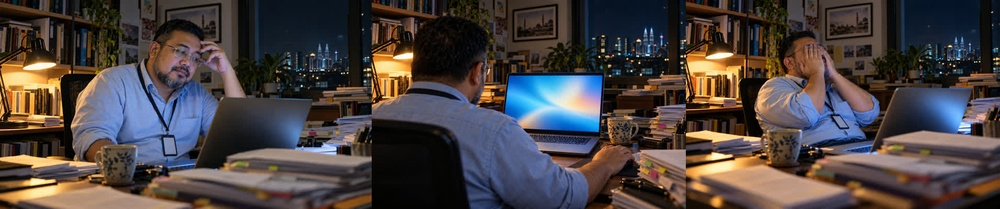
#> input picture promo/design/shots-sheet.jpg, 1000 x 209 px, shrunk from 1910 x 400 before the run
$ python find-screen-quad.py ../../design/shots-sheet.jpg
#> lines starting #> are read from the running program, lines starting #| are printed output that depends on the picture; after the words box and inside, x2 and y2 are one past the last pixel; in counts of white or black regions, pixels touching at a corner belong together
"""Find the bright laptop-screen quad in a still. Prints corners (TL TR BR BL) in the still's pixels.
uv run --no-project --python 3.12 --with opencv-python-headless --with numpy python scripts/find-screen-quad.py <still.png>"""
import json, sys
import cv2
import numpy as np
img = cv2.imread(sys.argv[1]); g = cv2.cvtColor(img, cv2.COLOR_BGR2GRAY)
#> further down, img is the input picture: shape (209, 1000, 3); mean B, G, R 66.2, 67.1, 75.1
#> after `g = cv2.cvtColor(img, cv2.COLOR_BGR2GRAY)`:
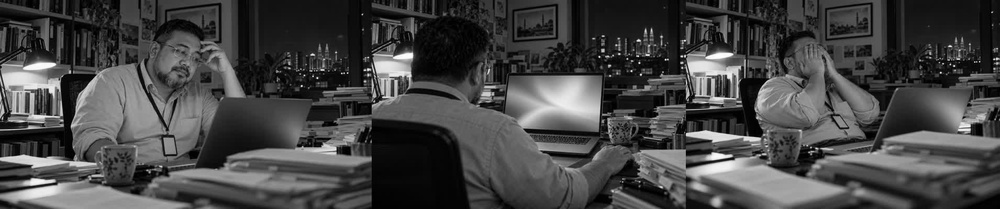
#> g: shape (209, 1000); min 0, max 253, mean 69.4
_, m = cv2.threshold(g, 200, 255, cv2.THRESH_BINARY)
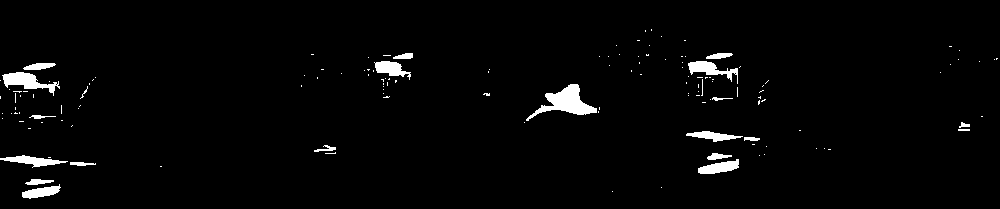
#> m: shape (209, 1000); 2.4% white; 141 white regions (120 under 20 px), largest, box (x1, y1, x2, y2) and area: (526, 84, 597, 121) 981, (2, 72, 60, 96) 573, (688, 61, 738, 84) 442
m = cv2.morphologyEx(m, cv2.MORPH_CLOSE, np.ones((9, 9), np.uint8))
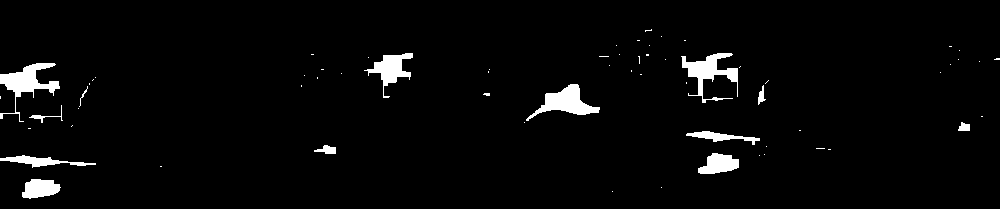
#> m: shape (209, 1000); 3.1% white; 65 white regions (52 under 20 px)
cs, _ = cv2.findContours(m, cv2.RETR_EXTERNAL, cv2.CHAIN_APPROX_SIMPLE)
#> cs = 65 contours, 53 with area under 20; largest, box (x1, y1, x2, y2) and area: (526, 84, 600, 121) 960, (0, 63, 60, 122) 939, (681, 53, 738, 103) 872, (364, 53, 413, 98) 696, (698, 153, 739, 174) 533
c = max(cs, key=cv2.contourArea)
#> c = contour of 78 points, box (x1, y1, x2, y2) (526, 84, 600, 121), area 960
peri = cv2.arcLength(c, True)
#> peri = 199.3
for eps in (0.01, 0.02, 0.03, 0.05):
    a = cv2.approxPolyDP(c, eps * peri, True)
    if len(a) == 4: break
#> this loop made 4 passes
#> a on pass 4: [[599, 107], [570, 84], [526, 120]]
p = a.reshape(-1, 2).astype(float)
#> p = [[599, 107], [570, 84], [526, 120]]
s = p.sum(1); d = np.diff(p, axis=1).ravel()
#> after `s = p.sum(1)`: s = [706, 654, 646]
#> after `d = np.diff(p, axis=1).ravel()`: d = [-492, -486, -406]
q = [p[np.argmin(s)], p[np.argmin(d)], p[np.argmax(s)], p[np.argmax(d)]]  # TL TR BR BL
#> q = [[526, 120], [599, 107], [599, 107], [526, 120]]
print(json.dumps([[round(x, 1), round(y, 1)] for x, y in q]), "area", cv2.contourArea(c))
#| [[526.0, 120.0], [599.0, 107.0], [599.0, 107.0], [526.0, 120.0]] area 959.5
dbg = img.copy(); cv2.polylines(dbg, [np.int32(q)], True, (0, 0, 255), 2); cv2.imwrite(sys.argv[1].replace(".png", "-quad.jpg"), dbg)
#> after `cv2.polylines(dbg, [np.int32(q)], True, (0, 0, 255), 2)`:
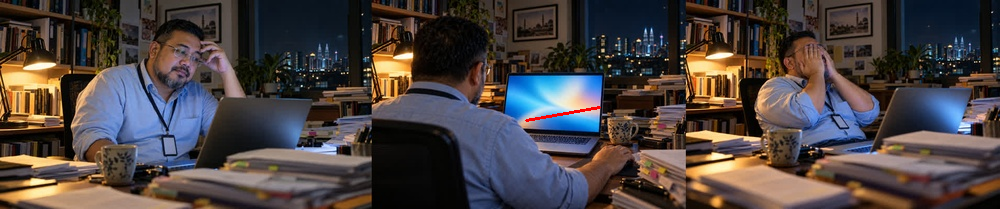
#> dbg: shape (209, 1000, 3); 0.11% of pixels changed, all inside (x1, y1, x2, y2) = (525, 106, 601, 122)

$ run again, on promo/design/shot-bookend-empty.png
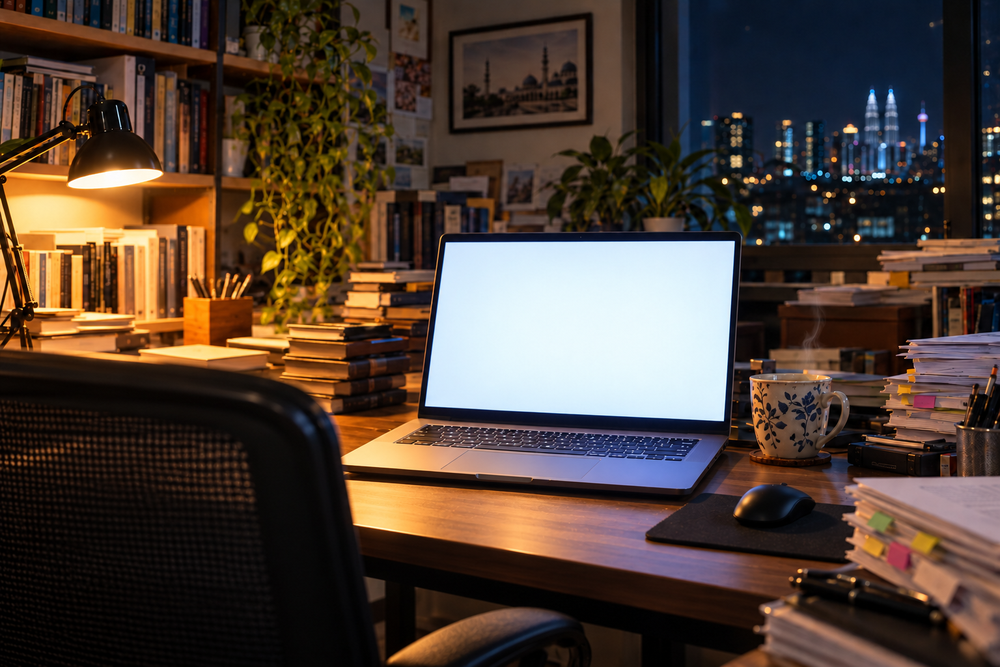
#> input picture promo/design/shot-bookend-empty.png, 1000 x 667 px, shrunk from 1536 x 1024 before the run
#> img is the input picture: shape (667, 1000, 3); mean B, G, R 53.5, 63.7, 79.6
#> `m = cv2.morphologyEx(m, cv2.MORPH_CLOSE, np.ones((9, 9), np.uint8))`:
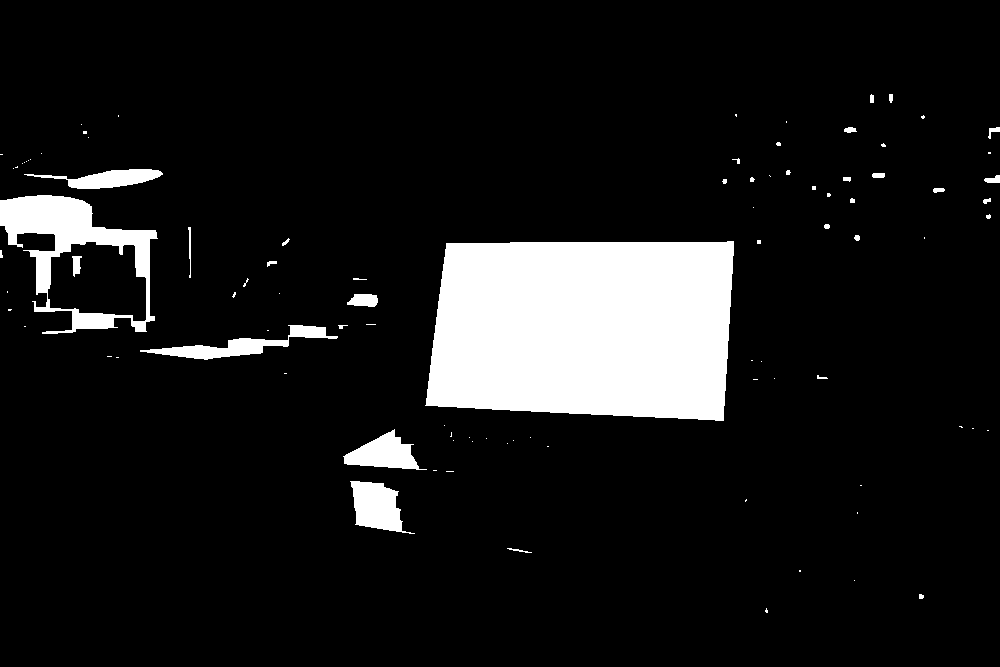
#> m: shape (667, 1000); 10% white; 95 white regions (64 under 20 px)
#> cs = 94 contours, 75 with area under 20; largest, box (x1, y1, x2, y2) and area: (425, 241, 734, 421) 49913, (0, 195, 158, 334) 13088, (350, 481, 415, 534) 1896, (140, 325, 338, 360) 1756, (343, 429, 427, 470) 1635
#> c = contour of 99 points, box (x1, y1, x2, y2) (425, 241, 734, 421), area 49913
#> peri = 945.9
#> the loop `for eps in (0.01, 0.02, 0.03, 0.05):` made 1 pass
#> a on pass 1: [[733, 241], [446, 243], [425, 405], [723, 420]]
#> p = [[733, 241], [446, 243], [425, 405], [723, 420]]
#> s = [974, 689, 830, 1143]
#> d = [-492, -203, -20, -303]
#> q = [[446, 243], [733, 241], [723, 420], [425, 405]]
#| [[446.0, 243.0], [733.0, 241.0], [723.0, 420.0], [425.0, 405.0]] area 49913.0
#> `cv2.polylines(dbg, [np.int32(q)], True, (0, 0, 255), 2)`:
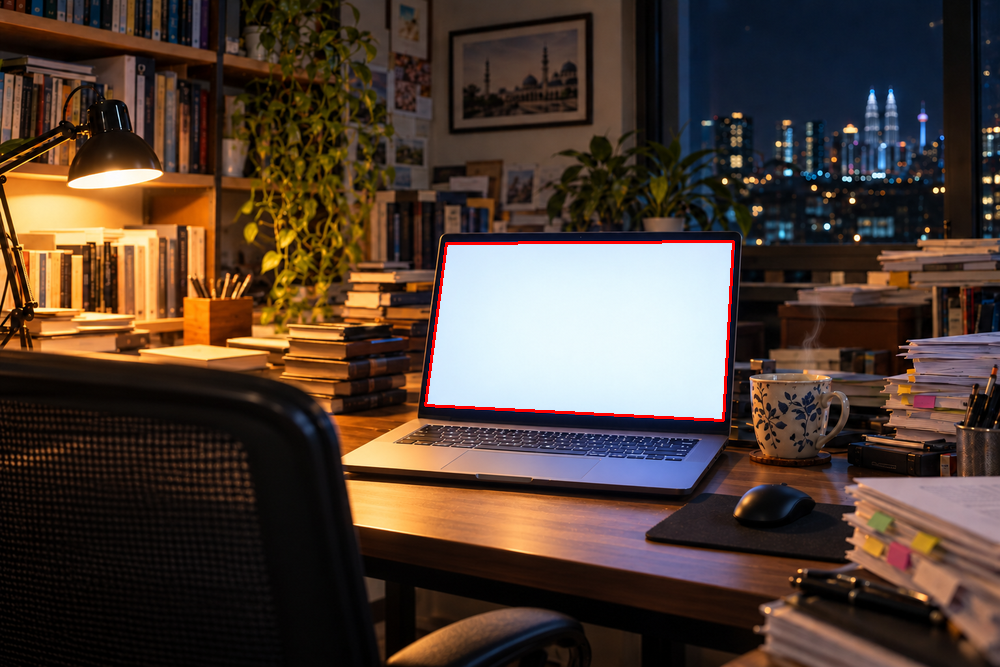
#> dbg: shape (667, 1000, 3); 0.42% of pixels changed, all inside (x1, y1, x2, y2) = (424, 240, 735, 422)

$ run again, on promo/design/shot-bookend.png
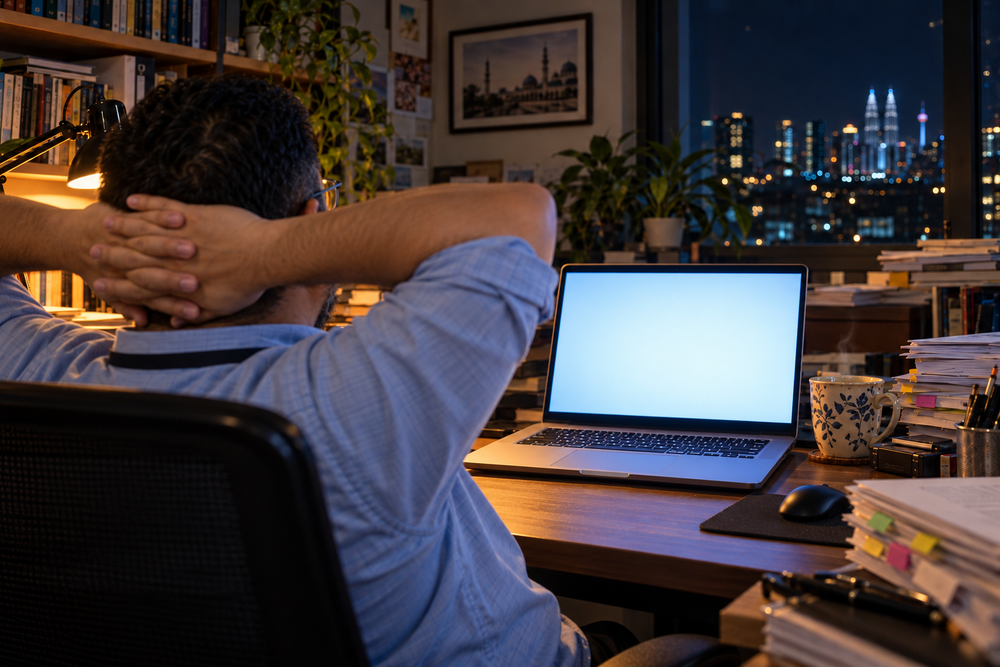
#> input picture promo/design/shot-bookend.png, 1000 x 667 px, shrunk from 1536 x 1024 before the run
#> img is the input picture: shape (667, 1000, 3); mean B, G, R 61.3, 58.9, 67.4
#> `m = cv2.morphologyEx(m, cv2.MORPH_CLOSE, np.ones((9, 9), np.uint8))`:
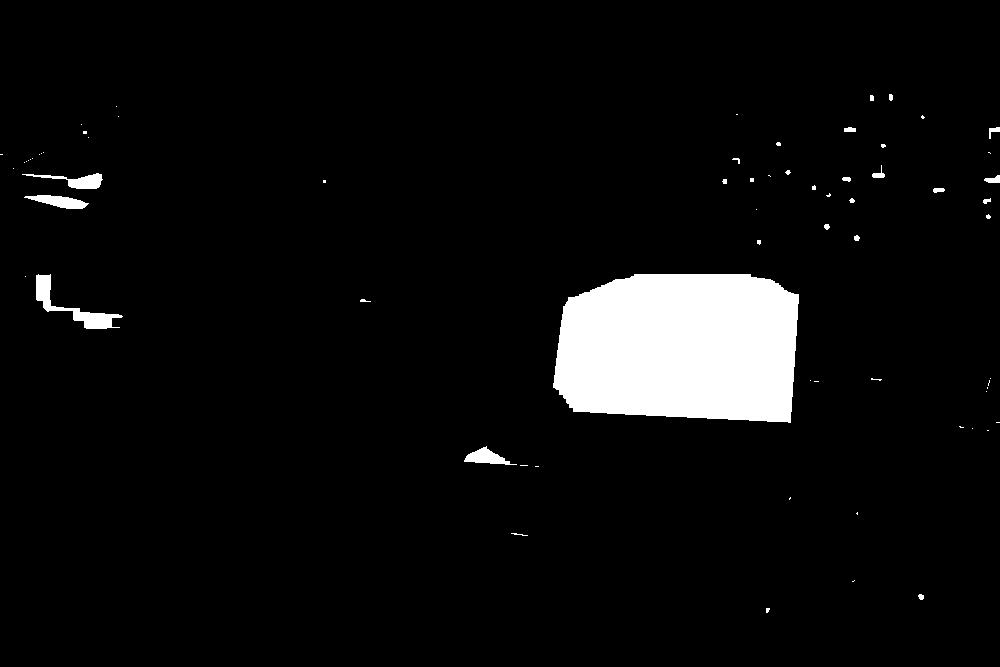
#> m: shape (667, 1000); 5.4% white; 69 white regions (47 under 20 px)
#> cs = 69 contours, 57 with area under 20; largest, box (x1, y1, x2, y2) and area: (553, 274, 799, 423) 31844, (36, 274, 123, 329) 1015, (24, 195, 89, 209) 442, (22, 173, 103, 189) 424, (464, 446, 517, 465) 406
#> c = contour of 156 points, box (x1, y1, x2, y2) (553, 274, 799, 423), area 31844
#> peri = 742.1
#> the loop `for eps in (0.01, 0.02, 0.03, 0.05):` made 4 passes
#> a on pass 4: [[563, 306], [573, 411], [790, 422], [778, 283]]
#> p = [[563, 306], [573, 411], [790, 422], [778, 283]]
#> s = [869, 984, 1212, 1061]
#> d = [-257, -162, -368, -495]
#> q = [[563, 306], [778, 283], [790, 422], [573, 411]]
#| [[563.0, 306.0], [778.0, 283.0], [790.0, 422.0], [573.0, 411.0]] area 31843.5
#> `cv2.polylines(dbg, [np.int32(q)], True, (0, 0, 255), 2)`:
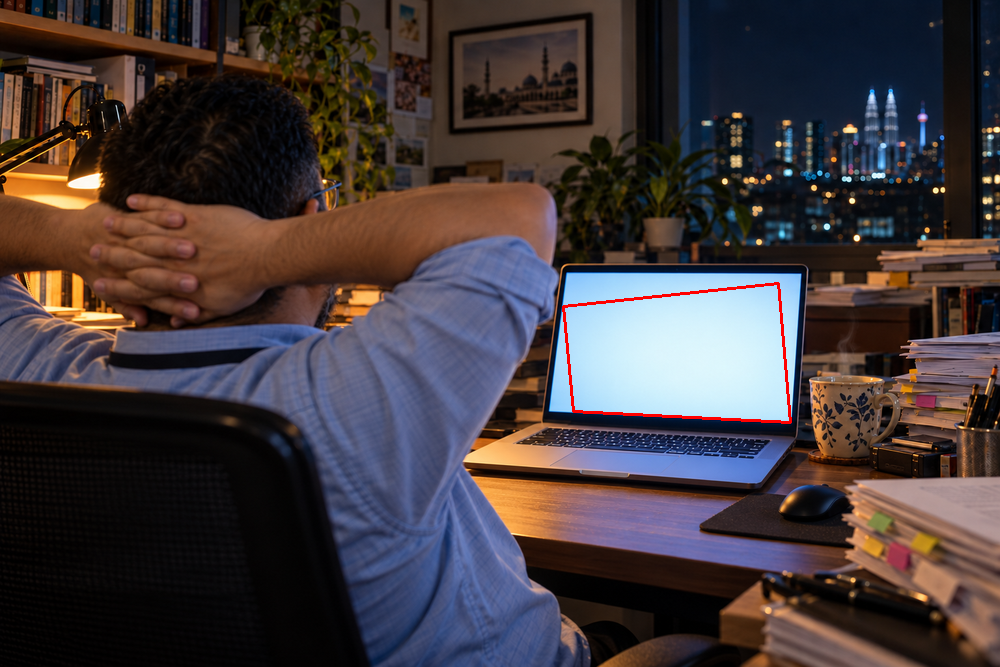
#> dbg: shape (667, 1000, 3); 0.3% of pixels changed, all inside (x1, y1, x2, y2) = (562, 282, 792, 424)

$ run again, on promo/design/shot-shoulder.png
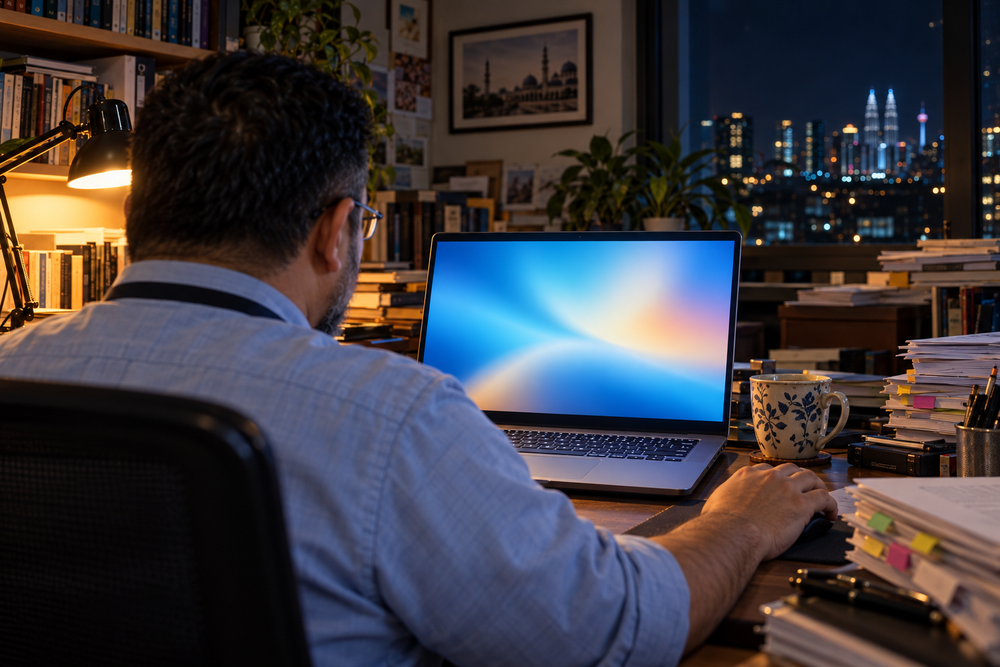
#> input picture promo/design/shot-shoulder.png, 1000 x 667 px, shrunk from 1536 x 1024 before the run
#> img is the input picture: shape (667, 1000, 3); mean B, G, R 64.1, 58.2, 61.1
#> `m = cv2.morphologyEx(m, cv2.MORPH_CLOSE, np.ones((9, 9), np.uint8))`:
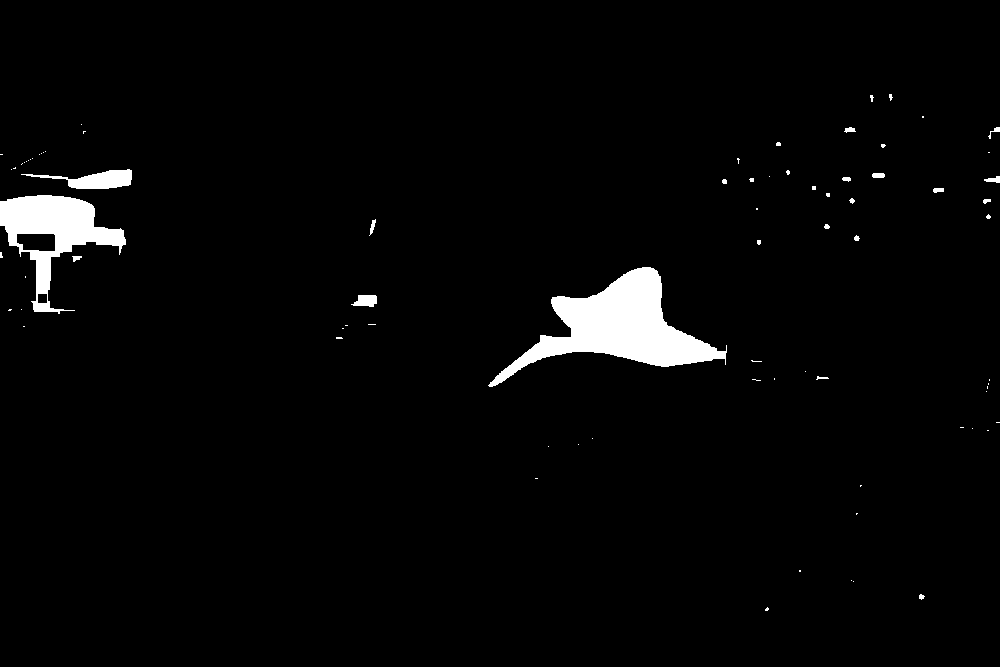
#> m: shape (667, 1000); 2.7% white; 80 white regions (61 under 20 px)
#> cs = 80 contours, 68 with area under 20; largest, box (x1, y1, x2, y2) and area: (488, 267, 727, 387) 9819, (0, 195, 126, 314) 5982, (21, 169, 132, 189) 918, (351, 295, 377, 307) 196, (984, 176, 1000, 183) 50
#> c = contour of 263 points, box (x1, y1, x2, y2) (488, 267, 727, 387), area 9819
#> peri = 706.7
#> the loop `for eps in (0.01, 0.02, 0.03, 0.05):` made 4 passes
#> a on pass 4: [[726, 345], [642, 267], [488, 385]]
#> p = [[726, 345], [642, 267], [488, 385]]
#> s = [1071, 909, 873]
#> d = [-381, -375, -103]
#> q = [[488, 385], [726, 345], [726, 345], [488, 385]]
#| [[488.0, 385.0], [726.0, 345.0], [726.0, 345.0], [488.0, 385.0]] area 9819.0
#> `cv2.polylines(dbg, [np.int32(q)], True, (0, 0, 255), 2)`:
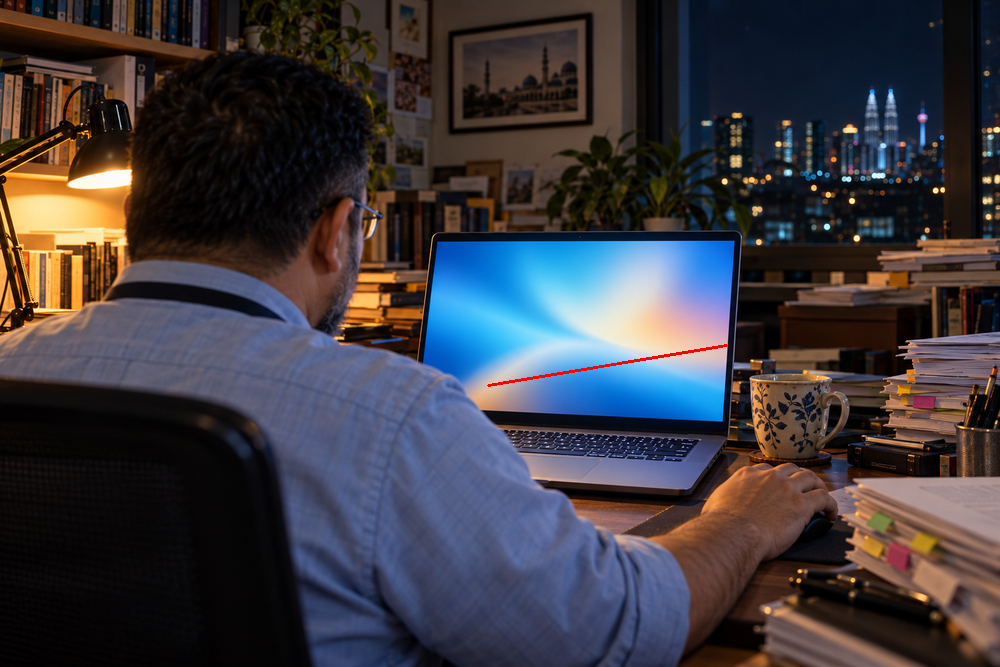
#> dbg: shape (667, 1000, 3); 0.11% of pixels changed, all inside (x1, y1, x2, y2) = (487, 344, 728, 387)
